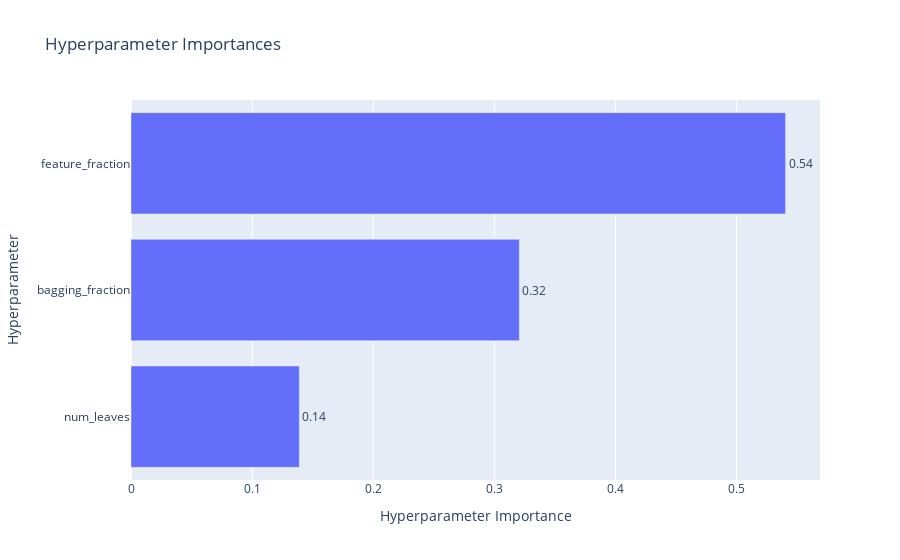

This figure's notebook cell:
### Code cell
# plot_param_importances(study)

### Figure 1 — Plotly figure (JSON) as saved in the notebook; plotly's stock layout.template omitted (floating-point values rounded to 4 significant figures)
{"data": [{"cliponaxis": false, "hovertemplate": ["num_leaves (IntDistribution): 0.13896641797708698<extra></extra>", "bagging_fraction (FloatDistribution): 0.3206029584006711<extra></extra>", "feature_fraction (FloatDistribution): 0.5404306236222419<extra></extra>"], "name": "Objective Value", "orientation": "h", "text": ["0.14", "0.32", "0.54"], "textposition": "outside", "type": "bar", "x": [0.139, 0.3206, 0.5404], "y": ["num_leaves", "bagging_fraction", "feature_fraction"]}], "layout": {"title": {"text": "Hyperparameter Importances"}, "xaxis": {"title": {"text": "Hyperparameter Importance"}}, "yaxis": {"title": {"text": "Hyperparameter"}}}}
